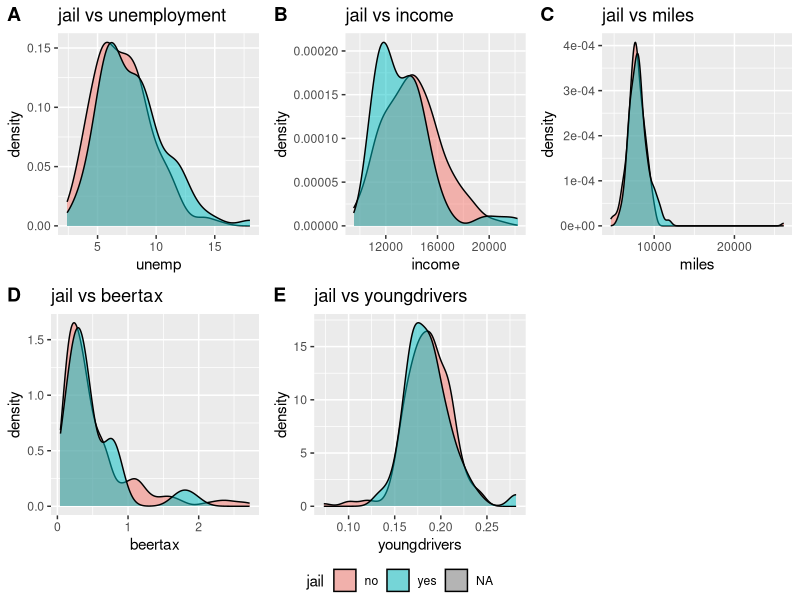
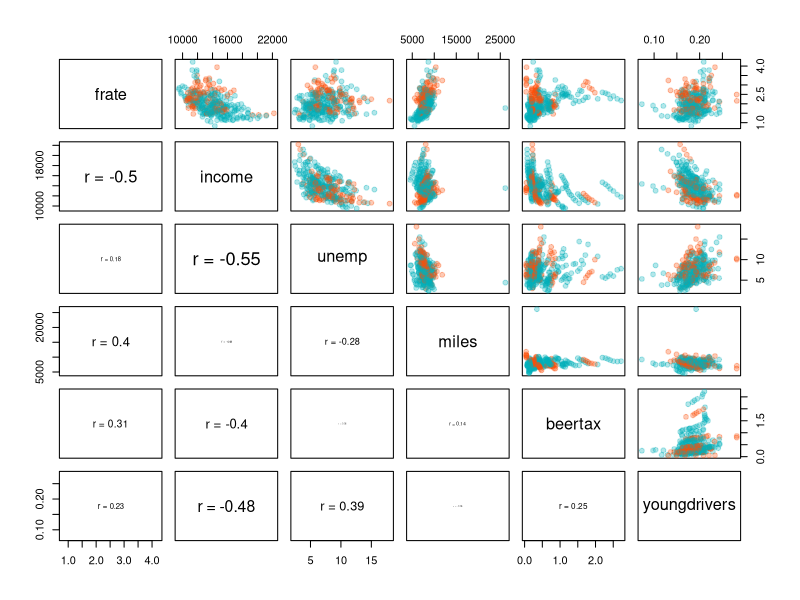

Write the R code that produced these figures, in order.
## ---- chunk 1
library(AER)
library(tidyverse)
library(lubridate)
library(lmerTest)
library(scales)
library(kableExtra)
library(ggpubr)
## ---- chunk 2
data('Fatalities')
## ---- chunk 3
summary(Fatalities[, c('year', 'state', 'pop', 'fatal', 'income', 'unemp', 'miles', 'beertax', 'youngdrivers',  'jail', 'breath', 'service')])
Fatalities[which(is.na(Fatalities$jail) | is.na(Fatalities$service)), c('state','year', 'jail', 'service')]
## ---- chunk 4
Fatalities$frate = Fatalities$fatal/Fatalities$pop * 10000
## ---- chunk 5

# explore  relationships between jail and unemployment
p1 = ggplot(data=Fatalities, aes(unemp, fill = jail)) + 
          geom_density( alpha = 0.5 ) + 
          labs(title = "jail vs unemployment")
# explore relationships between jail and income
p2 = ggplot(data=Fatalities, aes(income, fill = jail)) + 
          geom_density( alpha = 0.5 )+ 
  labs(title = "jail vs income")


# explore relationships between jail and miles
p3 = ggplot(data=Fatalities, aes(miles, fill = jail)) + 
          geom_density( alpha = 0.5 )+
  labs(title = "jail vs miles")

# explore relationships between jail and beertax
p4 =ggplot(data=Fatalities, aes(beertax, fill = jail)) + 
          geom_density( alpha = 0.5 ) + 
  labs(title = "jail vs beertax")
# explore relationships between jail and youngdrivers
p5 =ggplot(data=Fatalities, aes(youngdrivers, fill = jail)) + 
          geom_density( alpha = 0.5 ) +
   labs(title = "jail vs youngdrivers")


ggarrange(p1, p2, p3, p4, p5, labels = LETTERS[1:5],
          common.legend = TRUE, legend = "bottom")

## ---- chunk 6
# Adpated from http://www.sthda.com/english/wiki/scatter-plot-matrices-r-base-graphs
my_cols <- c("#00AFBB", "#FC4E07")  

# Correlation panel
panel.cor <- function(x, y){
    usr <- par("usr"); on.exit(par(usr))
    par(usr = c(0, 1, 0, 1))
    r <- cor(x, y)
    txt <- paste0("r = ", round(r, digits = 2))
    text(0.5, 0.5, txt, cex = 3*abs(r) )
}

# Customize upper panel
upper.panel<-function(x, y){
  points(x,y, pch = 19, col = alpha( my_cols[Fatalities$jail], 0.3 ) )
}

## ---- chunk 7
pairs( Fatalities[, c('frate', 'income', 'unemp', 'miles', 'beertax', 'youngdrivers') ],
       upper.panel = upper.panel,
       lower.panel = panel.cor )
## ---- chunk 8

summary( lmer(frate ~ jail + rescale(unemp) + rescale(income) + rescale(beertax) + rescale(youngdrivers) +  rescale(miles) + (1|state), data=Fatalities) )$coef %>% round(.,3) %>%  kable() %>% kable_styling()

## ---- chunk 9
# balance analysis before estimating propensity scores
cat("jail vs. miles\n")

summary( lm(miles ~ jail, data = Fatalities) )$coefficients %>% round(., 5) %>% kable() %>% kable_styling()

cat("jail vs. income\n")
summary( lm(income ~ jail, data = Fatalities) ) $coefficients %>% round(., 5)%>% kable() %>% kable_styling()

cat("jail vs. beertax\n")
summary( lm(beertax ~ jail, data = Fatalities) )$coefficients %>% round(., 5)%>% kable() %>% kable_styling()

cat("jail vs. youngdrivers\n")
summary( lm(youngdrivers ~ jail, data = Fatalities) )$coefficients %>% round(., 5) %>% kable() %>% kable_styling()

cat("jail vs. unemployment")
summary( lm(unemp ~ jail, data = Fatalities) )$coefficients %>% round(., 5) %>% kable() %>% kable_styling()
## ---- chunk 10
mod1 = glm(jail ~ unemp + income + beertax + youngdrivers + miles,
           family="binomial", data=Fatalities)
summary(mod1)$coef %>% round(., 5) %>% kable() %>% kable_styling()
## ---- chunk 11
prob1 = mod1$fitted.values
pscore1 = ifelse( Fatalities$jail == "yes", prob1,(1-prob1) )
weight1 = 1/pscore1

mod1_new = lmer(frate ~ jail + rescale(unemp) + rescale(income) + rescale(beertax) + rescale(youngdrivers) + rescale(miles) + (1|state), data=Fatalities, weights=weight1)

summary(mod1_new)$coef %>% round(., 5) %>% kable() %>% kable_styling()
## ---- chunk 12
# balance analysis after propensity score estimation
cat("jail vs. miles\n")
summary( lm(miles ~ jail, weight = weight1, data = Fatalities) )$coefficients %>% round(., 5) %>% kable() %>% kable_styling()

cat("jail vs. income\n")
summary( lm(income ~ jail, weight = weight1,data = Fatalities) )$coefficients %>% round(., 5) %>% kable() %>% kable_styling()

cat("jail vs. beertax\n")
summary( lm(beertax ~ jail, weight = weight1,data = Fatalities) )$coefficients %>% round(., 5) %>% kable() %>% kable_styling()

cat("jail vs. youngdrivers\n")
summary( lm(youngdrivers ~ jail, weight = weight1, data = Fatalities) )$coefficients %>% round(., 5) %>% kable() %>% kable_styling()

cat("jail vs. unemployment\n")
summary( lm(unemp ~ jail, weight = weight1, data = Fatalities) )$coefficients %>% round(., 5) %>% kable() %>% kable_styling()
## ---- chunk 13

summary( lmer(frate ~ breath + rescale(unemp) + rescale(income) + rescale(beertax) + rescale(youngdrivers) +  rescale(miles) + (1|state), data=Fatalities) )$coef %>% round(.,3) %>%  kable() %>% kable_styling()

## ---- chunk 14
# balance analysis before estimating propensity scores
cat("jail vs. miles\n")
summary( lm(miles ~ breath, data = Fatalities) )$coefficients %>% round(., 5) %>% kable() %>% kable_styling()

cat("jail vs. income\n")
summary( lm(income ~ breath, data = Fatalities) ) $coefficients %>% round(., 5)%>% kable() %>% kable_styling()

cat("jail vs. beertax\n")
summary( lm(beertax ~ breath, data = Fatalities) )$coefficients %>% round(., 5)%>% kable() %>% kable_styling()

cat("jail vs. youngdrivers\n")
summary( lm(youngdrivers ~ breath, data = Fatalities) )$coefficients %>% round(., 5) %>% kable() %>% kable_styling()

cat("jail vs. unemployment")
summary( lm(unemp ~ breath, data = Fatalities) )$coefficients %>% round(., 5) %>% kable() %>% kable_styling()
## ---- chunk 15
mod2 = glm(breath ~ unemp + income + beertax + youngdrivers + miles,
           family="binomial", data=Fatalities)
summary(mod2)$coef %>% round(., 5) %>% kable() %>% kable_styling()
## ---- chunk 16
prob2 = mod2$fitted.values
pscore2 = ifelse(Fatalities$breath == "yes", prob2,(1-prob2))
weight2 = 1/pscore2
mod2_new = lmer( frate ~ breath+rescale(unemp)+rescale(income)+rescale(beertax)+rescale(youngdrivers)+rescale(miles)+(1|state),data=Fatalities, weights=weight2)
summary(mod2_new)$coef %>% round(., 5) %>% kable() %>% kable_styling()
## ---- chunk 17
# balance analysis after propensity score estimation
cat("jail vs. miles\n")
summary( lm(miles ~ breath, weight = weight2, data = Fatalities) )$coefficients %>% round(., 5) %>% kable() %>% kable_styling()

cat("jail vs. income\n")
summary( lm(income ~ breath, weight = weight2,data = Fatalities) )$coefficients %>% round(., 5) %>% kable() %>% kable_styling()

cat("jail vs. beertax\n")
summary( lm(beertax ~ breath, weight = weight2,data = Fatalities) )$coefficients %>% round(., 5) %>% kable() %>% kable_styling()

cat("jail vs. youngdrivers\n")
summary( lm(youngdrivers ~ breath, weight = weight2, data = Fatalities) )$coefficients %>% round(., 5) %>% kable() %>% kable_styling()

cat("jail vs. unemployment")
summary( lm(unemp ~ breath, weight = weight2, data = Fatalities) )$coefficients %>% round(., 5) %>% kable() %>% kable_styling()
## ---- chunk 18
mod3 = glm(service ~ rescale(unemp)+rescale(income)+rescale(beertax)+rescale(youngdrivers)+rescale(miles),
           family="binomial", data=Fatalities)
prob3 = mod3$fitted.values
pscore3 = ifelse(Fatalities$service == "yes", prob3,(1-prob3))
weight3 = 1/pscore3
mod3_new = lmer(frate~service+rescale(unemp)+rescale(income)+rescale(beertax)+rescale(youngdrivers)+
                  rescale(miles)+(1|state),data=Fatalities, weights=weight3)
summary(mod3_new)$coefficients %>% round(., 5) %>% kable() %>% kable_styling()
## ---- chunk 19
# balance analysis before propensity score estimation
summary( lm(miles ~ service, data = Fatalities) )$coefficients %>% round(., 5) %>% kable() %>% kable_styling()
summary( lm(income ~ service,data = Fatalities) )$coefficients %>% round(., 5) %>% kable() %>% kable_styling()
summary( lm(beertax ~ service, data = Fatalities) )$coefficients %>% round(., 5) %>% kable() %>% kable_styling()
summary( lm(youngdrivers ~ service, data = Fatalities) )$coefficients %>% round(., 5) %>% kable() %>% kable_styling()
summary( lm(unemp ~ service, data = Fatalities) )$coefficients %>% round(., 5) %>% kable() %>% kable_styling()

# balance analysis after propensity score estimation
cat("jail vs. miles\n")
summary( lm(miles ~ service, weight = weight3, data = Fatalities) )$coefficients %>% round(., 5) %>% kable() %>% kable_styling()

cat("jail vs. income\n")
summary( lm(income ~ service, weight = weight3,data = Fatalities) )$coefficients %>% round(., 5) %>% kable() %>% kable_styling()

cat("jail vs. beertax\n")
summary( lm(beertax ~ service, weight = weight3,data = Fatalities) )$coefficients %>% round(., 5) %>% kable() %>% kable_styling()

cat("jail vs. youngdrivers\n")
summary( lm(youngdrivers ~ service, weight = weight3, data = Fatalities) )$coefficients %>% round(., 5) %>% kable() %>% kable_styling()

cat("jail vs. unemployment")
summary( lm(unemp ~ service, weight = weight3, data = Fatalities) )$coefficients %>% round(., 5) %>% kable() %>% kable_styling()
